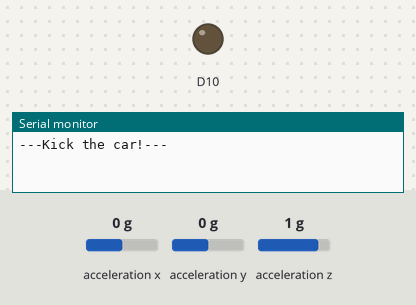
The sketch below on a simulated Arduino Nano 33 IoT. Parts: output pins drawn as LEDs (lit = HIGH), the last lines printed to the serial monitor. The test bench sets the inputs (shaded band); at power-on: acceleration x 0 g, acceleration y 0 g, acceleration z 1 g.

Above: at 1.2 s.
1.3 s: acceleration x set to -0.3 g
At 2.1 s:
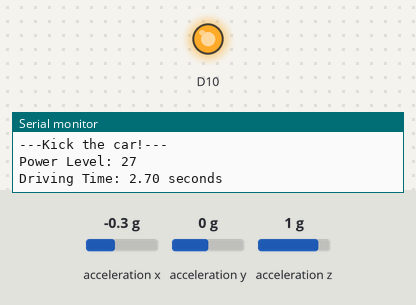
4.3 s: acceleration x set to -1.4 g
At 5.6 s:
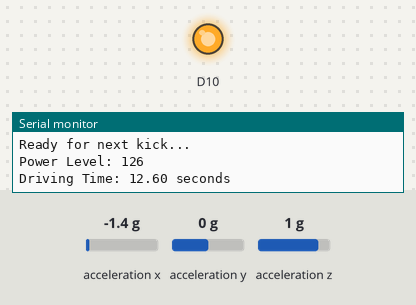
Timing chart, 0 to 7.3 s (numbered marks = the images above; inputs shaded):
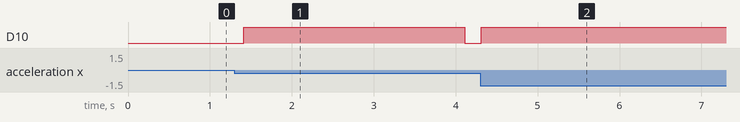

Measured:
- the behaviour switches between -0.1 and -0.2 g on acceleration x (found by bisection; images 0 and 1)
- after the input at 1.3 s, D10: LOW → HIGH after 0.11 s, → LOW 2.7 s later
- after the input at 4.3 s, D10: goes on until 4.3 s, then stays HIGH

The sketch:

kickcar.ino
```cpp
/* Name: Sarah Huang, Christian Tongate
 * Date: 4/1/24
*/

#include <Arduino_LSM6DS3.h>
float x, y, z;
int degree = 0;

void setup() {
  Serial.begin(9600);
  while (!Serial);
  if (!IMU.begin()) {
    Serial.println("Failed to initialize IMU!");
    while (1);
  }
  pinMode(10, OUTPUT);
  Serial.println("\n---Kick the car!---");
}

//Reads acceleration and then continues to drive depending on the force of the kick
void loop() {
  if (IMU.accelerationAvailable()) {
    IMU.readAcceleration(x, y, z);
  }
  degree = calculateDegree(x);
  if(degree != 0){
    drive(degree);
    degree = 0;
    Serial.println("\nReady for next kick...");
  }
  delay(200);
}

//Calculates the degrees in the x axis that the accelerometer is moving
int calculateDegree(float x){
  int degreesX = 0;
  if (x > 0.2) {
    x = 100 * x;
    degreesX = map(x, 0, 97, 0, 90);
  }
  else if (x < -0.2) {
    x = 100 * x;
    degreesX = map(x, 0, -100, 0, 90);
 }
 return degreesX;
}

//Using the calcualted degrees, the motor spins for however long the driveTime is and stops.
void drive(int power) {
  Serial.print("Power Level: ");
  Serial.println(power);

  float driveTime = power * 100;
  Serial.print("Driving Time: ");
  Serial.print(driveTime/1000.0);
  Serial.println(" seconds");

  digitalWrite(10, HIGH);
  delay(driveTime); //not executing any code while it's driving
  digitalWrite(10, LOW);
}
```
